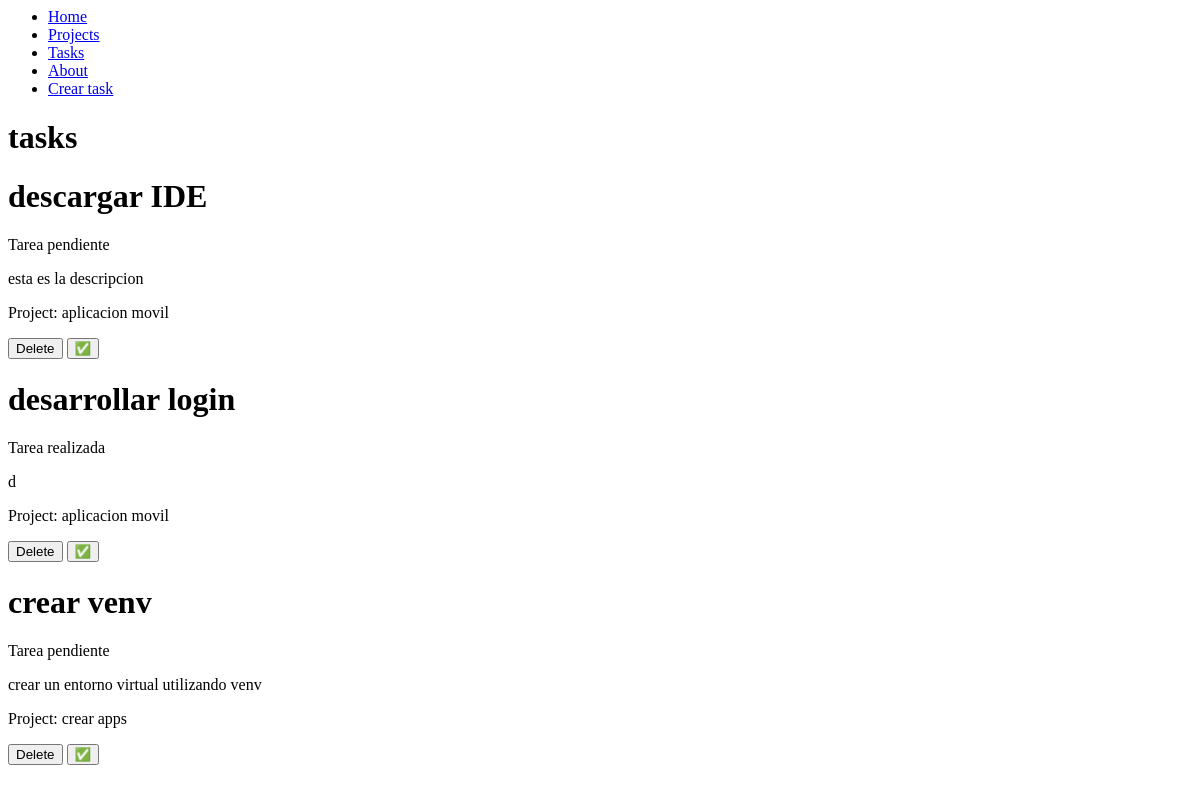
/tasks/, run on an earlier commit of the app's database.
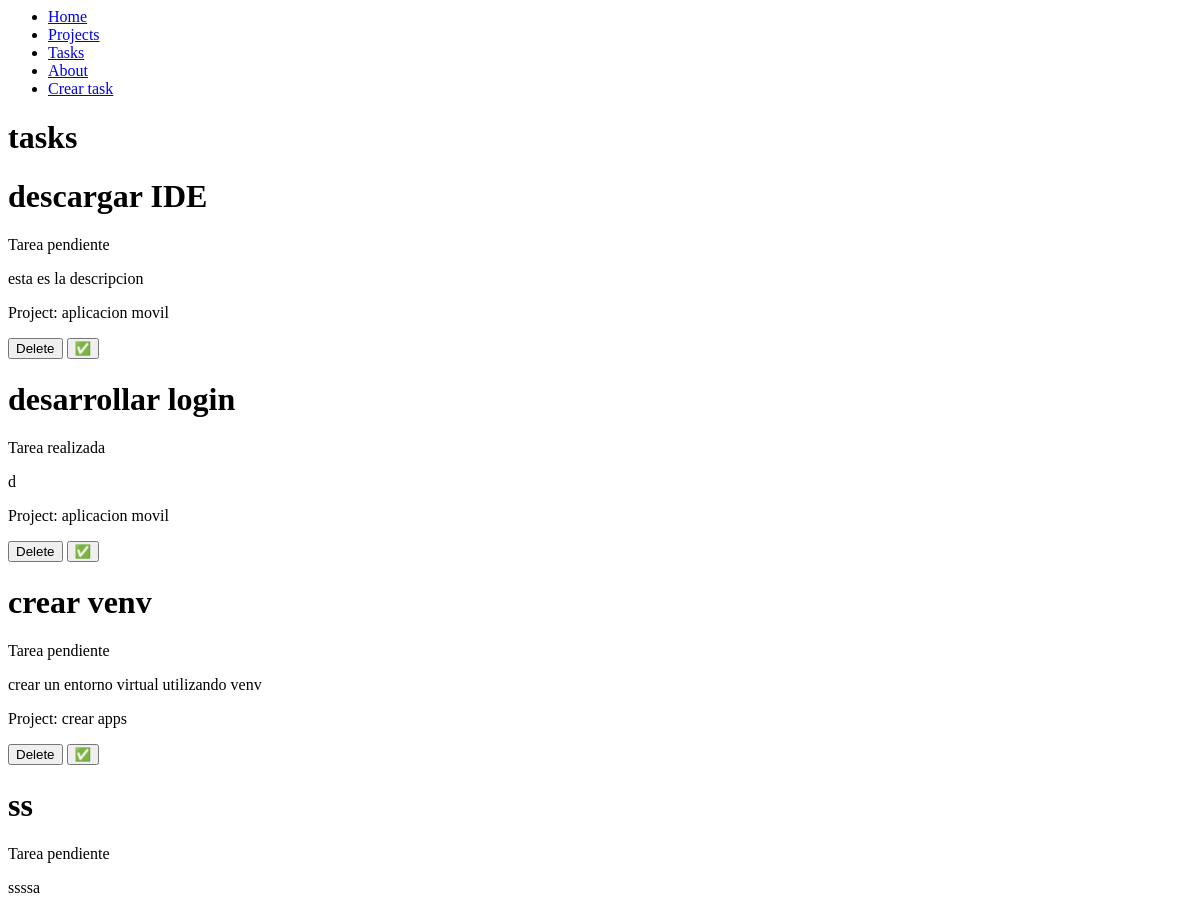
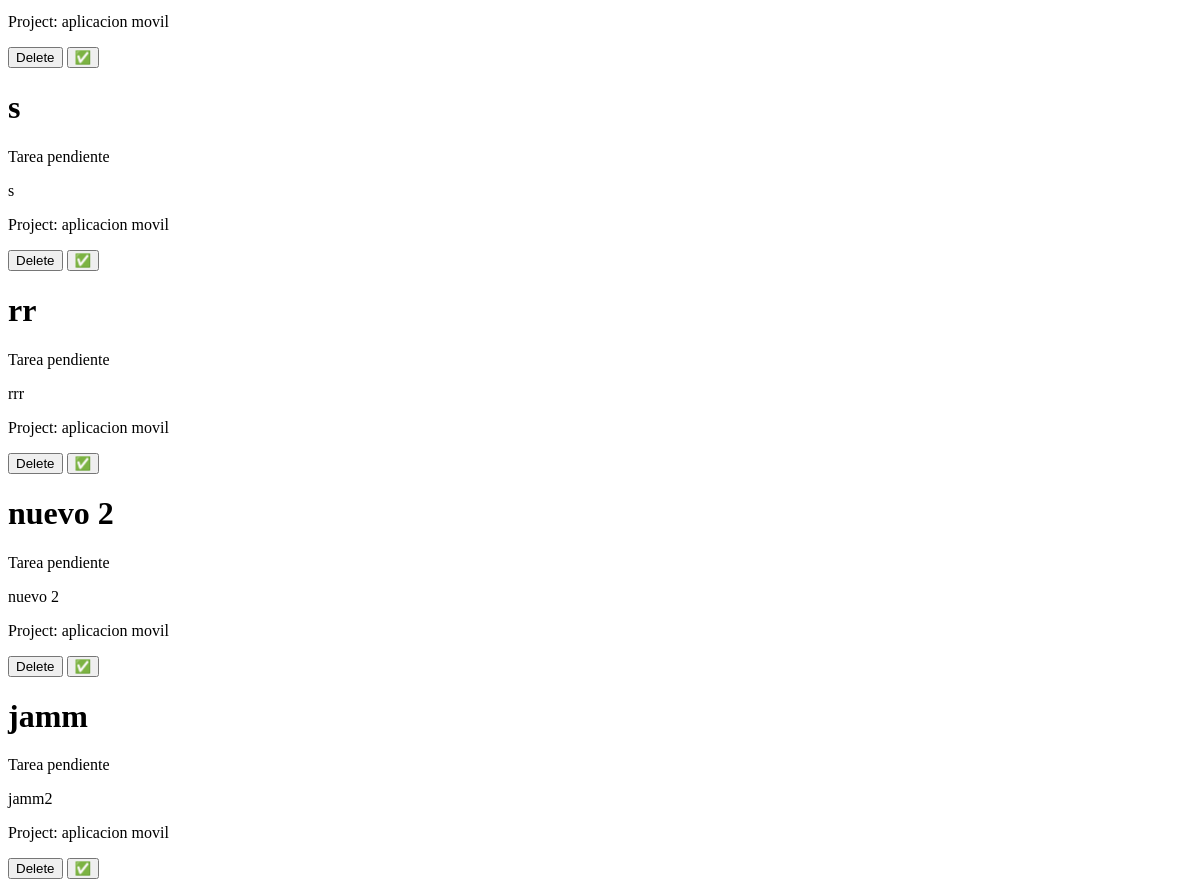
And on a later commit of the database (2 pictures, top to bottom).
### myapp/models.py (models this page shows, shortened)
class Task(models.Model):
    title = models.CharField(max_length=200)
    description = models.TextField()
    project = models.ForeignKey(Project, on_delete=models.CASCADE)
    done = models.BooleanField(default=False)

class Project(models.Model):
    name = models.CharField(max_length=200)

### myapp/views.py (the view)
# urls.py: path('tasks/', views.tasks),
def tasks(request):
    tasks = Task.objects.all()
    return render(request, 'tasks.html', {
        'tasks': tasks
    })

### myapp/templates/tasks.html
{% extends 'base.html' %} {% block content %}
<h1>tasks</h1>
{% for task in tasks %}
<div>
    <h1>{{task.title}}</h1>
    {% if task.done == False %}
    <p>Tarea pendiente</p>
    {% else %}
    <p>Tarea realizada</p>
    {% endif %}
    <p>{{task.description}}</p>
    <p>Project: {{task.project.name}}</p>
    <button>Delete</button>
    <button>✅</button>
</div>
{% endfor %} {% endblock %}

### myapp/templates/base.html
<nav>
    <ul>
        <li>
            <a href="/">Home</a>
        </li>
        <li>
            <a href="/projects">Projects</a>
        </li>
        <li>
            <a href="/tasks">Tasks</a>
        </li>
        <li>
            <a href="/about">About</a>
        </li>
        <li>
            <a href="/create_task">Crear task</a>
        </li>
</nav>
{% block content %} {% endblock %}

What changed in the data, as far as the page shows it:
added Task: title "ss", done "Tarea pendiente", description "ssssa", project.name "aplicacion movil"
added Task: title "s", done "Tarea pendiente", description "s", project.name "aplicacion movil"
added Task: title "rr", done "Tarea pendiente", description "rrr", project.name "aplicacion movil"
added Task: title "nuevo 2", done "Tarea pendiente", description "nuevo 2", project.name "aplicacion movil"
added Task: title "jamm", done "Tarea pendiente", description "jamm2", project.name "aplicacion movil"
